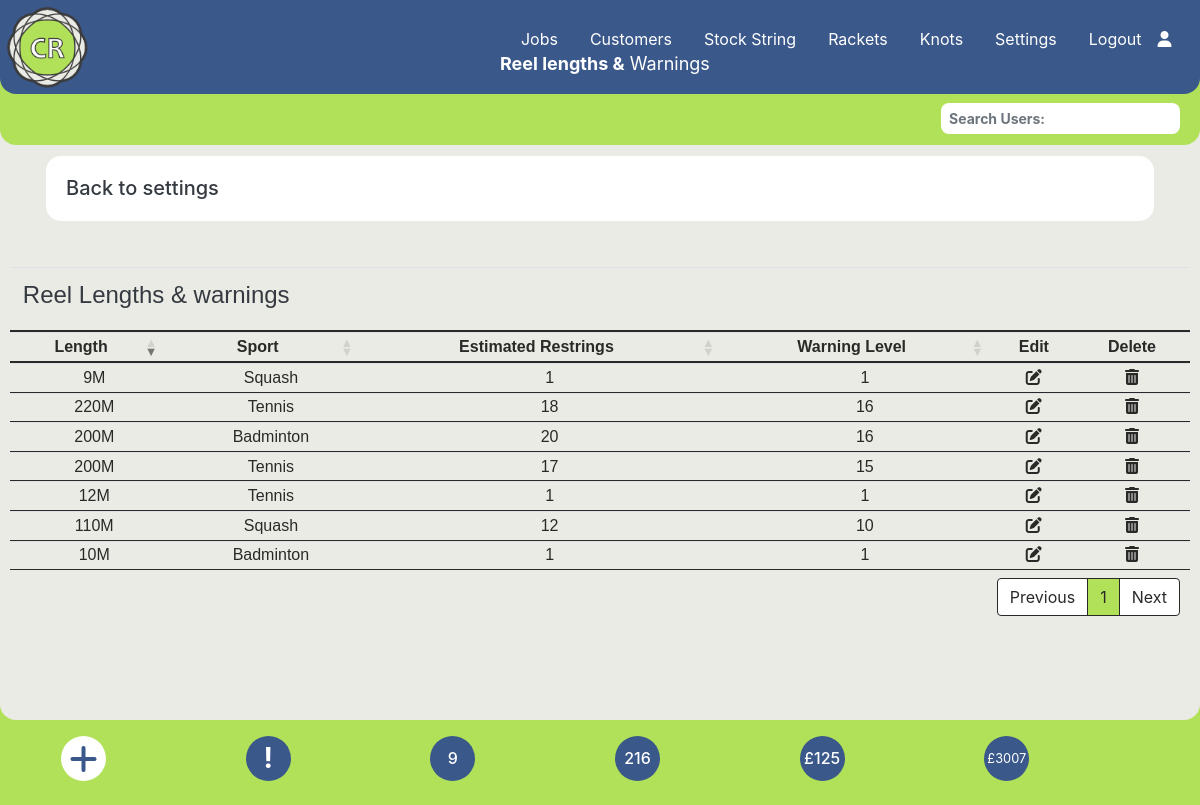
/reel-lengths.php (signed in), run on the app's committed database.
### tables this page shows
CREATE TABLE `reel_lengths` (
  `reel_length_id` int(3) NOT NULL,
  `length` int(4) NOT NULL,
  `warning_level` int(4) NOT NULL,
  `sport` int(3) NOT NULL
);

CREATE TABLE `sport` (
  `sportid` int(4) NOT NULL,
  `sportname` varchar(50) NOT NULL,
  `string_length_per_racket` int(3) NOT NULL
);

CREATE TABLE `settings` (
  `id` int(5) NOT NULL,
  `description` varchar(20) NOT NULL,
  `value` varchar(5) NOT NULL
);

### reel-lengths.php (the view, shortened to what this page needs)
<?php require_once('./Connections/wcba.php');
require_once('./menu.php');
$current_month_text = date("F");
$current_month_numeric = date("m");
$current_year = date("Y");
$query_Recordset6 = "SELECT * FROM stringjobs WHERE collection_date LIKE '___" . $current_month_numeric . "/" . $current_year . "%'ORDER BY job_id ASC;";
$Recordset6 = mysqli_query($conn, $query_Recordset6) or die(mysqli_error($conn));
$totalRows_Recordset6 = mysqli_num_rows($Recordset6);
$query_Recordset7 = "SELECT * FROM stringjobs ORDER BY job_id ASC;";
$Recordset7 = mysqli_query($conn, $query_Recordset7) or die(mysqli_error($conn));
$totalRows_Recordset7 = mysqli_num_rows($Recordset7);
$query_Recordset8 = "SELECT SUM(price) as SUM from stringjobs;";
$Recordset8 = mysqli_query($conn, $query_Recordset8) or die(mysqli_error($conn));
$row_Recordset8 = mysqli_fetch_assoc($Recordset8);
$sum = $row_Recordset8['SUM'];
$query_Recordset9 = "SELECT SUM(price) as SUM from stringjobs WHERE paid != '1';";
$Recordset9 = mysqli_query($conn, $query_Recordset9) or die(mysqli_error($conn));
$row_Recordset9 = mysqli_fetch_assoc($Recordset9);
$sum_owed = $row_Recordset9['SUM'];
$sql = "SELECT * FROM reel_lengths LEFT JOIN sport ON reel_lengths.sport = sport.sportid";
$Recordset4 = mysqli_query($conn, $sql) or die(mysqli_error($conn));
$row_Recordset4 = mysqli_fetch_assoc($Recordset4);
?>
<!DOCTYPE html>
<html lang="en">
<head>
  <link rel="stylesheet" href="https://cdnjs.cloudflare.com/ajax/libs/font-awesome/6.4.2/css/all.min.css">
  <link rel="stylesheet" href="https://stackpath.bootstrapcdn.com/bootstrap/4.3.1/css/bootstrap.min.css">
  <link rel="stylesheet" href="https://cdnjs.cloudflare.com/ajax/libs/bootstrap-datepicker/1.9.0/css/bootstrap-datepicker3.min.css">
  <link rel="stylesheet" href="./css/style.css">
  <link rel="stylesheet" type="text/css" href="https://cdn.datatables.net/1.13.6/css/dataTables.bootstrap4.min.css" />
</head>
<body data-spy="scroll" data-target="#main-nav">
  <?php
  echo $main_menus;
  ?>
  <div>
    <div class="home-section diva">
      <p class="fxdtext"><strong>Reel lengths &</strong> Warnings</p>
      <div class="container mt-3 pb-3 px-3 firstparavp">
        <div class="card cardvp">
          <div class="card-body">
            <a class="text-dark h5" href="./settings.php">Back to settings</a>
          </div>
        </div>
      </div>
      <table id="tblUser1" class="table-text table-hover table table-sm center" style="padding-top: 0; margin-top: 0">
        <thead>
          <tr>
            <th colspan="7">
              <div class="p-2 text-dark h4">Reel Lengths & warnings</div>
            </th>
          </tr>
          <tr>
            <th>
              Length
            </th>
            <th class="d-none d-lg-table-cell" style="text-align: center">
              Sport
            </th>
            <th style="text-align: center">
              Estimated Restrings
            </th>
            <th style="text-align: center">
              Warning Level
            </th>
            <th style="text-align: center">
              Edit
            </th>
            <th style="text-align: center">
              Delete
            </th>
          </tr>
        </thead>
        <tbody>
          <?php
          do {
            $estret = (round($row_Recordset4['length'] / $row_Recordset4['string_length_per_racket'])); ?>
            <tr>
              <td class="pl-3"><?php echo $row_Recordset4['length']; ?>M</td>
              <td class="d-none d-lg-table-cell pl-3" style="text-align: center"><?php echo $row_Recordset4['sportname']; ?></td>
              <td class="pl-3" style="text-align: center"><?php echo $estret; ?></td>
              <td class="pl-3" style="text-align: center"><?php echo $row_Recordset4['warning_level']; ?></td>
              <td style="text-align: center"><i class=" fa-solid fa-pen-to-square" data-toggle="modal" data-target="#LengthEdit<?php echo $row_Recordset4['reel_length_id']; ?>"></i></td>
              <td style="text-align: center">
                <i class=" fa-solid fa-trash-can" data-toggle="modal" data-target="#LengthDelete<?php echo $row_Recordset4['reel_length_id']; ?>"></i>
              </td>
            </tr>
          <?php
          } while ($row_Recordset4 = mysqli_fetch_assoc($Recordset4)); ?>
        </tbody>
      </table>
    </div>
  </div>
  <div class="container center">
    <div class="p-3 row">
      <div class="col-2">
        <a href="#" type="button" class="dot fa-solid fa-plus fa-2x" data-toggle="modal" data-target="#AddLength"></a>
      </div>
      <?php if (!empty($_SESSION['message'])) { ?>
        <div class="col-2">
          <h3 class="blinking" title="Warning Messages" data-toggle="modal" data-target="#warningModal"><strong>!</strong></h3>
        </div>
      <?php } else { ?>
        <div class="col-2">
          <h3 class="dotb" title="Warning Messages"><strong>!</strong></h3>
        </div>
      <?php } ?>
      <div class="col-2">
        <h3 class="dotbt h6 " title="Restrings for <?php echo $current_month_text; ?>"><?php echo $totalRows_Recordset6 ?></h3>
      </div>
      <div class="col-2">
        <a href="#" class="dotbt h6" title="Total restrings"><?php echo $totalRows_Recordset7 ?></a>
      </div>
      <div class="col-2">
        <a href="./jobs-unpaid.php" class="dotbt h6" title="Amount Owed"><?php echo "$currency" . $sum_owed ?></a>
      </div>
      <div class="col-2">
        <a href="#" class="dotbtt h7" title="Total Income"><small><?php echo "$currency" . $sum ?></small></a>
      </div>
    </div>
  </div>
</body>
</html>

### css/style.css (style rules this page uses)
body { background: #b1e158; color: #fff; z-index: 0; }
.fxdtext { position: fixed; top: 50px; left: 200px; font-weight: normal; font-size: 18px; color: #ffffff; z-index: 500; }
@media screen and (max-width: 2500px) { .fxdtext { left: 500px; } }
table.dataTable { clear: both; margin-top: 6px !important; margin-bottom: 6px !important; max-width: none !important; border-collapse: collapse !important; border-spacing: 0; padding-top: 120px; padding-left: 10px; padding-right: 10px; }
@media screen and (max-width: 2500px) { .table.dataTable { padding-top: 140px; font-size: 16px; } }
table.dataTable > thead > tr > th { border-bottom: 2px solid #292928; }
table.dataTable > tbody > tr > td { border-bottom: 1px solid #292928; }
.table-text { color: #292928; font-weight: normal; font: 14px Arial, sans-serif; }
.center { margin-left: auto; margin-right: auto; }
.home-section { background: #ebebe6; width: 100%; height: 670px; border-bottom-left-radius: 1rem; border-bottom-right-radius: 1rem; z-index: 1; }
@media screen and (max-width: 2500px) { .home-section { height: 720px; } }
a, a:hover, a:focus { color: inherit; text-decoration: none; transition: all 0.3s; }
.dot { height: 45px; width: 45px; background-color: #ffffff; border-radius: 50%; display: inline-block; color: #3b588a; display: flex; align-items: center; justify-content: center; }
.dotb { height: 45px; width: 45px; background-color: #3b588a; color: #ffffff; border-radius: 50%; display: inline-block; display: flex; align-items: center; justify-content: center; }
.dotbt { height: 45px; width: 45px; background-color: #3b588a; color: #ffffff; border-radius: 50%; display: inline-block; display: flex; align-items: center; justify-content: center; }
.dotbtt { height: 45px; width: 45px; background-color: #3b588a; color: #ffffff; border-radius: 50%; display: inline-block; display: flex; align-items: center; justify-content: center; }
.firstparavp { padding-top: 140px; z-index: 10; }
.nav-item { margin-left: 0rem; }
.nav-link { font-size: 16px; font-weight: 400; color: #ffffff; }
.cardvp { border-radius: 15px; border-style: solid; border-width: 0px; border-color: transparent; }
.diva { overflow-x: hidden; }
.dt-head-center { text-align: center; }

### data on the page
reel_lengths: length "200", sport.sportname "Badminton", length.string_length_per_racket "20", warning_level "16"
reel_lengths: length "110", sport.sportname "Squash", length.string_length_per_racket "12", warning_level "10"
reel_lengths: length "10", sport.sportname "Badminton", length.string_length_per_racket "1", warning_level "1"
reel_lengths: length "12", sport.sportname "Tennis", length.string_length_per_racket "1", warning_level "1"
reel_lengths: length "220", sport.sportname "Tennis", length.string_length_per_racket "18", warning_level "16"
reel_lengths: length "9", sport.sportname "Squash", length.string_length_per_racket "1", warning_level "1"
reel_lengths: length "200", sport.sportname "Tennis", length.string_length_per_racket "17", warning_level "15"
settings: value "£"

### other printed values
$_SESSION['loginmenu'] "Logout"
$totalRows_Recordset6 "9"
$totalRows_Recordset7 "216"
$sum_owed "125"
$sum "3007"
